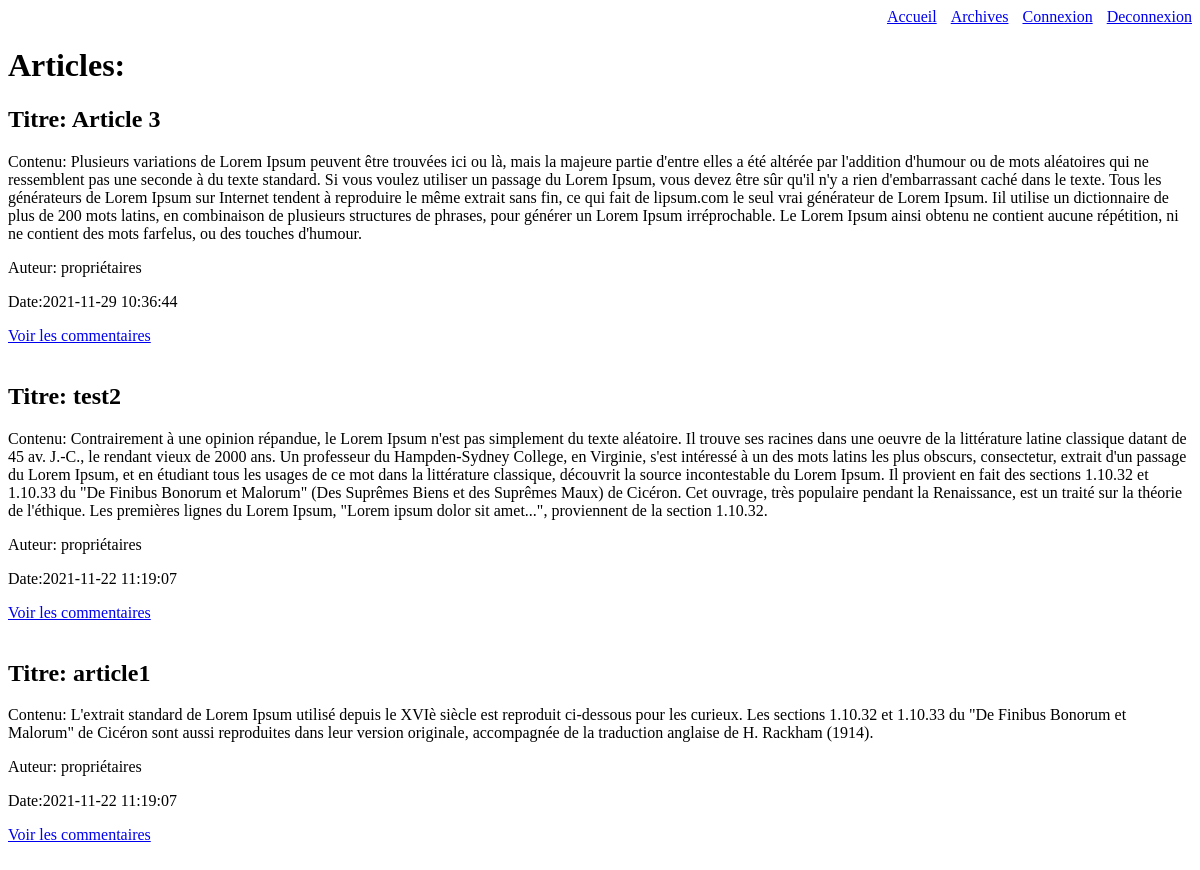
/accueil.php, run on an earlier commit of the app's database.
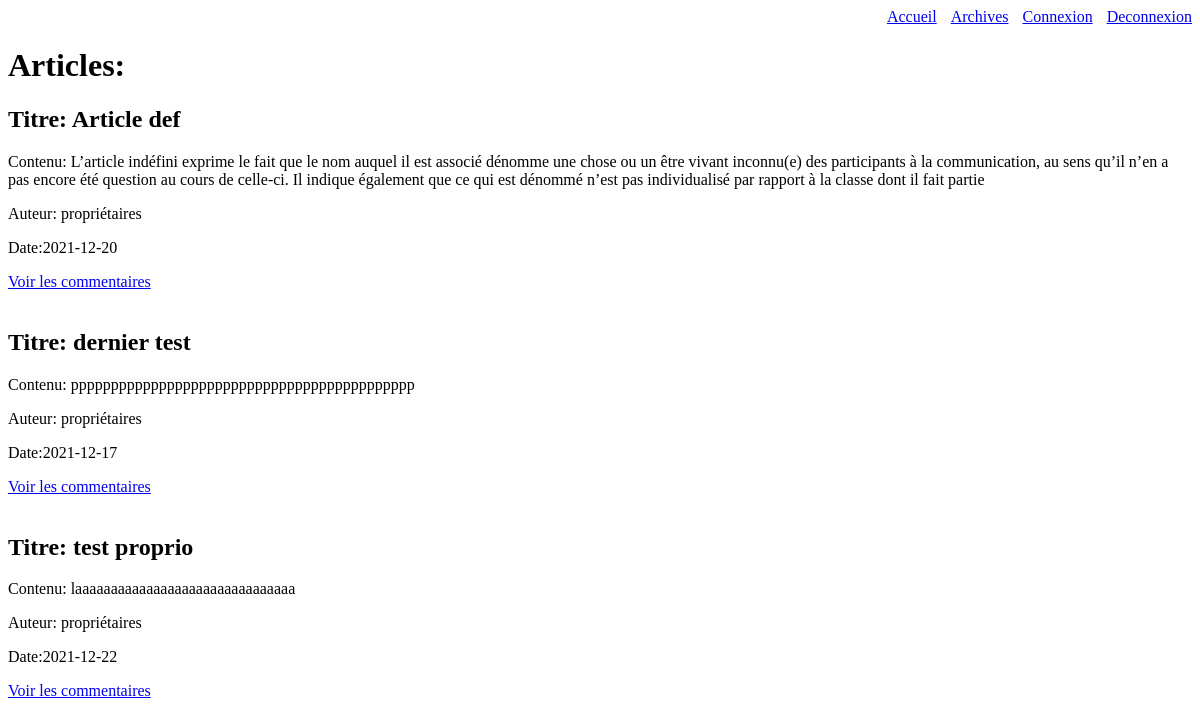
And on a later commit of the database.
### tables this page shows
CREATE TABLE `articles` (
  `id_articles` int(11) NOT NULL,
  `titre` varchar(100) NOT NULL,
  `contenu` text NOT NULL,
  `date` date NOT NULL
);

### accueil.php (the view, shortened to what this page needs)
<!DOCTYPE html>
<html lang="en">
<head>
</head>
<?php
    require_once 'config.php';
    $articles=getArticles($bdd);
    function getArticles($bdd)
    {
        $req = $bdd->prepare('SELECT id_articles,titre,contenu, date FROM articles ORDER BY id_articles DESC LIMIT 3');
        $req->execute();
        $data = $req->fetchAll(PDO::FETCH_ASSOC);
        return $data;
    }
?>
<body>
    <nav>
        <a href="accueil.php">Accueil</a>
        <a href="landing.php"> Archives</a>
        <a href="connexion.php">Connexion</a>
        <a href="deconnexion.php">Deconnexion</a>
    </nav>
</body>
<div class="container">
            <div class="col-md-12">
            <h1>Articles:</h1>
            <?php
            foreach ($articles as $article){
	echo "<h2>Titre: ".$article["titre"]."<br></h2>  ";
    echo "<p>Contenu: ".$article["contenu"]."</p>";
    echo "<p>Auteur: propriétaires". "</p>";
    echo "<p>Date:".$article["date"]. "</p>";
    echo "<a href='articles.php?id=".$article["id_articles"]. "'>Voir les commentaires</a><br><br>";
}
?>
            </div>
        </div>
</html>

What changed in the data, as far as the page shows it:
no longer on this page (row edited): articles: titre "Article 3", contenu "Plusieurs variations de Lorem Ipsum peuvent être trouvées ici ou là, mais la majeure partie d'entre elles a été altérée par l'addition d'humour ou de mots aléatoires qui ne ressemblent pas une seconde à du texte standard. Si vous voulez utiliser un passage du Lorem Ipsum, vous devez être sûr qu'il n'y a rien d'embarrassant caché dans le texte. Tous les générateurs de Lorem Ipsum sur Internet tendent à reproduire le même extrait sans fin, ce qui fait de lipsum.com le seul vrai générateur de Lorem Ipsum. Iil utilise un dictionnaire de plus de 200 mots latins, en combinaison de plusieurs structures de phrases, pour générer un Lorem Ipsum irréprochable. Le Lorem Ipsum ainsi obtenu ne contient…", date "2021-11-29 10:36:44"
no longer on this page (row edited): articles: titre "test2", contenu "Contrairement à une opinion répandue, le Lorem Ipsum n'est pas simplement du texte aléatoire. Il trouve ses racines dans une oeuvre de la littérature latine classique datant de 45 av. J.-C., le rendant vieux de 2000 ans. Un professeur du Hampden-Sydney College, en Virginie, s'est intéressé à un des mots latins les plus obscurs, consectetur, extrait d'un passage du Lorem Ipsum, et en étudiant tous les usages de ce mot dans la littérature classique, découvrit la source incontestable du Lorem Ipsum. Il provient en fait des sections 1.10.32 et 1.10.33 du \"De Finibus Bonorum et Malorum\" (Des Suprêmes Biens et des Suprêmes Maux) de Cicéron. Cet ouvrage, très populaire pendant la Renaissance, est…", date "2021-11-22 11:19:07"
no longer on this page (row edited): articles: titre "article1", contenu "L'extrait standard de Lorem Ipsum utilisé depuis le XVIè siècle est reproduit ci-dessous pour les curieux. Les sections 1.10.32 et 1.10.33 du \"De Finibus Bonorum et Malorum\" de Cicéron sont aussi reproduites dans leur version originale, accompagnée de la traduction anglaise de H. Rackham (1914).", date "2021-11-22 11:19:07"
added articles: titre "Article def", contenu "L’article indéfini exprime le fait que le nom auquel il est associé dénomme une chose ou un être vivant inconnu(e) des participants à la communication, au sens qu’il n’en a pas encore été question au cours de celle-ci. Il indique également que ce qui est dénommé n’est pas individualisé par rapport à la classe dont il fait partie", date "2021-12-20"
added articles: titre "dernier test", contenu "ppppppppppppppppppppppppppppppppppppppppppp", date "2021-12-17"
added articles: titre "test proprio", contenu "laaaaaaaaaaaaaaaaaaaaaaaaaaaaaaa", date "2021-12-22"
